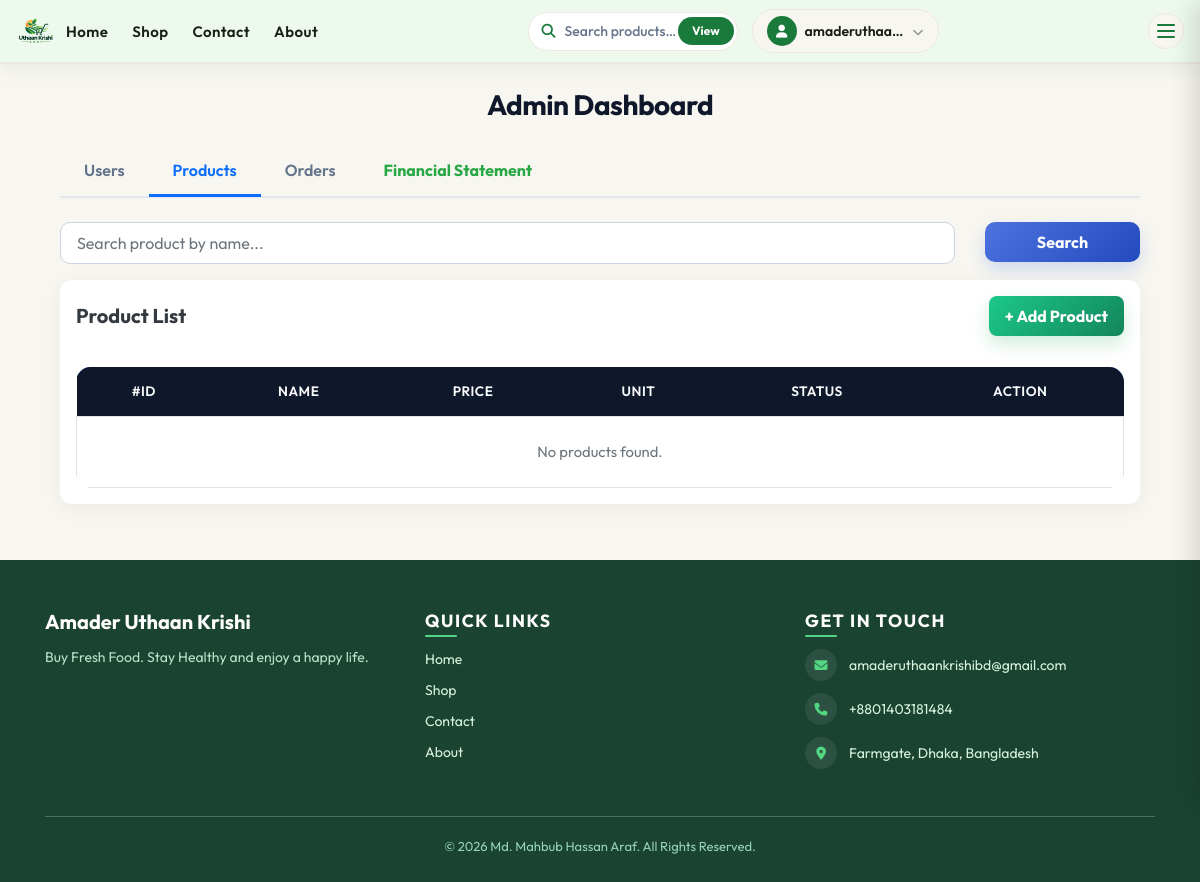
The app's page /dashboard/admin_panel/?tab=products (signed in), older data.
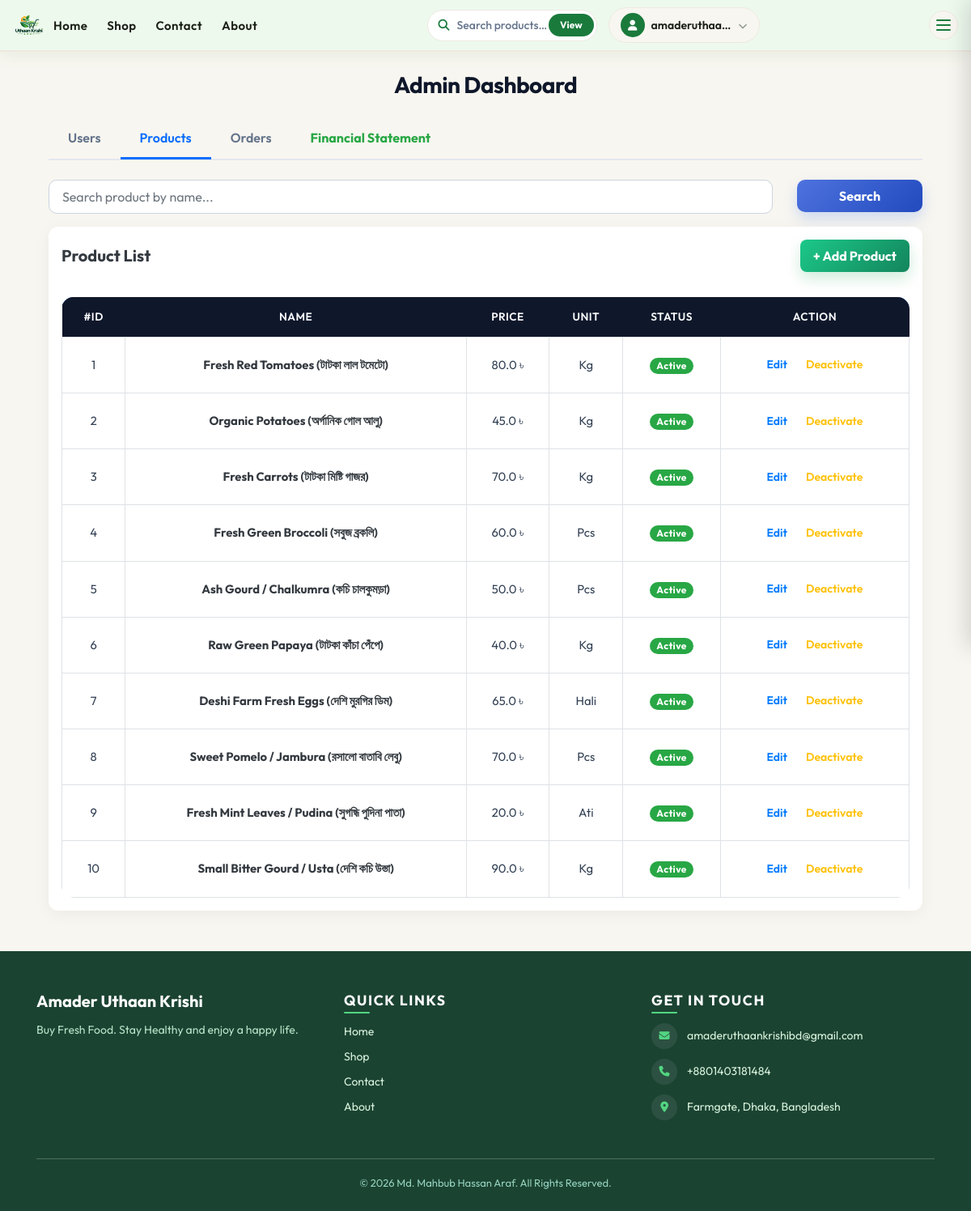
The same page, newer data.
### apps/products/models.py (models this page shows, shortened)
class Product(models.Model):
    UNIT_CHOICES = [
        ('kg', 'Kg'),
        ('gm', 'gm'),
        ('pcs', 'Pcs'),
        ('ati', 'Ati'),
        ('fana', 'Fana'),
        ('hali', 'Hali'),
    ]
    name = models.CharField(max_length=200)
    price = models.FloatField(help_text="Per unit price (Per Kg for kg/gm)")
    unit = models.CharField(max_length=10, choices=UNIT_CHOICES)
    description = models.TextField(blank=True, null=True)
    image = models.FileField(upload_to='products/', null=True, blank=True)
    is_active = models.BooleanField(default=True, help_text="Designates whether this product is visible in shop & search.")

### apps/dashboard/views.py (the view, shortened to what this page needs)
# urls.py: path('admin_panel/', views.admin_panel, name='admin_panel'),
@login_required
@user_passes_test(is_admin)
def admin_panel(request):
    active_tab = request.GET.get('tab') or request.POST.get('tab') or 'users'
    user_query = request.GET.get('uq', '')
    product_query = request.GET.get('pq', '')
    order_query = request.GET.get('oq', '')
    users = CustomUser.objects.all()
    products = Product.objects.all()
    if product_query:
        products = products.filter(
            Q(name__icontains=product_query) |
            Q(description__icontains=product_query)
        )
    orders = Order.objects.all().prefetch_related(
        'items',
        'items__product'
    ).order_by('-id')
    if order_query:
        order_filters = Q(order_code__icontains=order_query)
        if order_query.isdigit():
            order_filters |= Q(user__user_id=int(order_query))
        orders = orders.filter(order_filters)
    return render(
        request,
        "dashboard/admin_panel.html",
        {
            "users": users,
            "products": products,
            "orders": orders,
            "user_query": user_query,
            "product_query": product_query,
            "order_query": order_query,
            "active_tab": active_tab,
        },
    )

### apps/dashboard/views.py (called while the page is built)
def is_admin(user):
    return user.is_authenticated and user.is_superuser

### Templates/dashboard/admin_panel.html (shortened to what the changed rows need)
{% extends 'base.html' %}
{% block content %}
<div class="container mt-4 mb-5">
    <div class="tab-content mt-4">
        <div class="tab-pane fade {% if active_tab == 'products' %}show active{% endif %}" id="products">
            <div class="card admin-card p-3">
                <div class="table-responsive">
                    <table class="table table-bordered table-custom text-center">
                        <thead>
                            <tr>
                                <th>#ID</th>
                                <th>Name</th>
                                <th>Price</th>
                                <th>Unit</th>
                                <th>Status</th>
                                <th>Action</th>
                            </tr>
                        </thead>
                        <tbody>
                            {% for product in products %}
                            <tr>
                                <td>{{ forloop.counter }}</td>
                                <td>
                                    <a href="{% url 'product_detail' product.id %}" class="font-weight-bold text-dark">
                                        {{ product.name }}
                                    </a>
                                </td>
                                <td>{{ product.price }} ৳</td>
                                <td>{{ product.get_unit_display }}</td>
                                <td>
                                    {% if product.is_active %}
                                        <span class="badge badge-success px-2 py-1">Active</span>
                                    {% else %}
                                        <span class="badge badge-secondary px-2 py-1">Inactive</span>
                                    {% endif %}
                                </td>
                                <td>
                                    <a href="{% url 'edit_product' product.id %}" class="btn btn-outline-primary btn-sm px-2 mr-1" style="border-radius: 6px;">
                                        Edit
                                    </a>
                                    {% if product.is_active %}
                                        <a href="{% url 'toggle_product_status' product.id %}" class="btn btn-outline-warning btn-sm px-2" style="border-radius: 6px;" title="Hide from Shop">
                                            Deactivate
                                        </a>
                                    {% else %}
                                        <a href="{% url 'toggle_product_status' product.id %}" class="btn btn-outline-success btn-sm px-2" style="border-radius: 6px;" title="Show in Shop">
                                            Activate
                                        </a>
                                    {% endif %}
                                </td>
                            </tr>
                            {% empty %}
                            <tr>
                                <td colspan="6" class="text-center py-4 text-muted">
                                    No products found.
                                </td>
                            </tr>
                            {% endfor %}
                        </tbody>
                    </table>
                </div>
            </div>
        </div>
    </div>
</div>
{% endblock %}

Row changes from the older to the newer data that the page shows:
added Product: name "Fresh Red Tomatoes (টাটকা লাল টমেটো)", price "80.0", unit "Kg", is_active "Active"
added Product: name "Organic Potatoes (অর্গানিক গোল আলু)", price "45.0", unit "Kg", is_active "Active"
added Product: name "Fresh Carrots (টাটকা মিষ্টি গাজর)", price "70.0", unit "Kg", is_active "Active"
added Product: name "Fresh Green Broccoli (সবুজ ব্রকলি)", price "60.0", unit "Pcs", is_active "Active"
added Product: name "Ash Gourd / Chalkumra (কচি চালকুমড়া)", price "50.0", unit "Pcs", is_active "Active"
added Product: name "Raw Green Papaya (টাটকা কাঁচা পেঁপে)", price "40.0", unit "Kg", is_active "Active"
added Product: name "Deshi Farm Fresh Eggs (দেশি মুরগির ডিম)", price "65.0", unit "Hali", is_active "Active"
added Product: name "Sweet Pomelo / Jambura (রসালো বাতাবি লেবু)", price "70.0", unit "Pcs", is_active "Active"
added Product: name "Fresh Mint Leaves / Pudina (সুগন্ধি পুদিনা পাতা)", price "20.0", unit "Ati", is_active "Active"
added Product: name "Small Bitter Gourd / Usta (দেশি কচি উস্তা)", price "90.0", unit "Kg", is_active "Active"
Text that changed along with them:
text no longer shown: "No products found."
